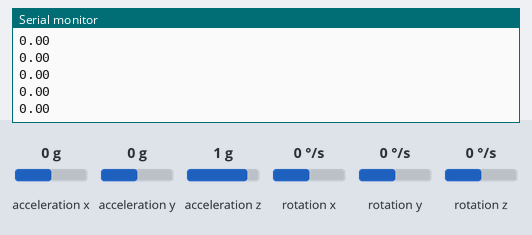
A sketch run on a simulated Arduino Uno, built with avr-gcc and run on an emulated ATmega328P. Shown: the last lines printed to the serial monitor. Wiring (inferred from the names in the program): ADXL345 accelerometer at I2C address 0x53; ITG-3200 gyroscope at I2C address 0x68. Inputs (shaded band) come from the test bench; at power-on: rotation x 0 °/s, acceleration x 0 g, acceleration y 0 g, acceleration z 1 g, rotation y 0 °/s, rotation z 0 °/s.

Above: at 4.7 s.
4.8 s: rotation x set to -192 °/s
At 4.89 s:
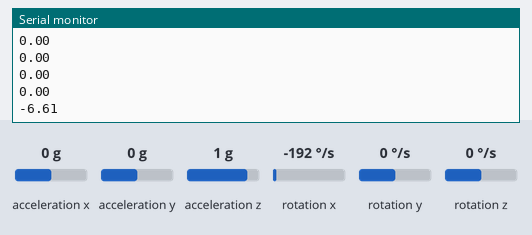
6.3 s: acceleration x set to -1.4 g
At 6.35 s:
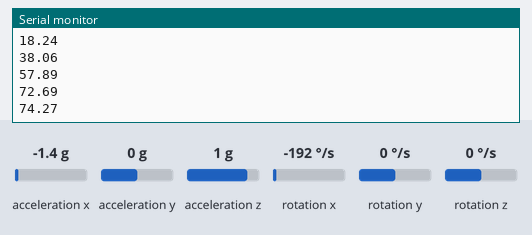
7.8 s: acceleration y set to -1.4 g
At 7.81 s:
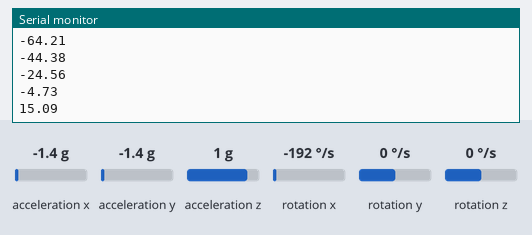
9.3 s: acceleration z set to -1.4 g
At 9.38 s:
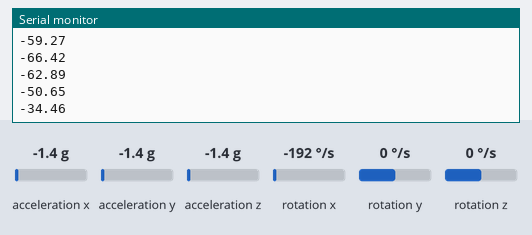
10.8 s: rotation y set to -192 °/s
At 10.85 s:
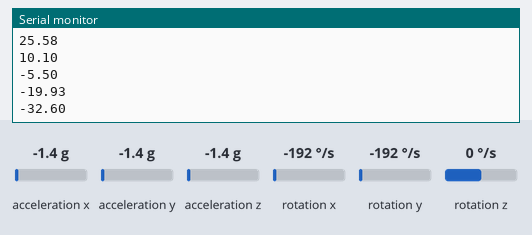
Timing chart, 0 to 13.3 s (numbered marks = the images above; inputs shaded):
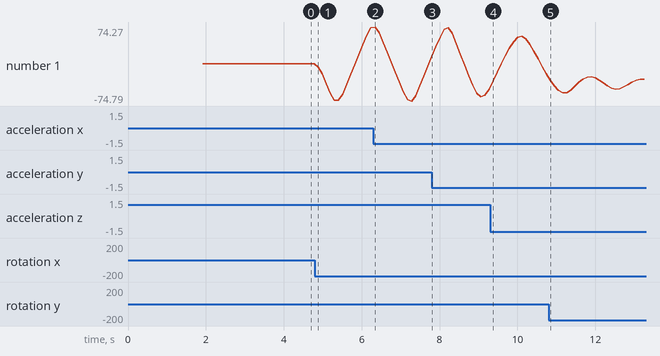

The sketch:

IMU.ino
```cpp
// LIBRARIES
#include <Wire.h>
#include <FreeSixIMU.h>
#include <FIMU_ADXL345.h>
#include <FIMU_ITG3200.h>

FreeSixIMU IMU = FreeSixIMU();

const int AvgAngles = 3;
// float prevTargetAngle = 0;
// float targetAngle = 0;


/* UPDATE IMU ANGLE
 ---------------------------- */
float angles[5];
float currAngle, prevAngle;
float prevAngles[AvgAngles];
int prevAngleI = 0;
float anglesSum = 0;

/* CALIBRATE IMU ANGLE
 ---------------------------- */
float calibrateSum = 0;
float zeroAngle = 0;
const int CALIBRATE_NUM_TIMES = 200;

// // time vars
// int currTime = 0;
// int prevTime = 0;

// float errorSum = 0;
// float currError = 0;
// float prevError = 0;
// float iTerm = 0;
// float dTerm = 0;
// float pTerm = 0;

// //Location PID CONTROL - These are the PID control for the robot trying to hold its location.
//   float Lp = 0.5;
//   float Li = 0.05;
//   float Ld = 0.4;
//   float offsetLoc = 0;
//   float pT,iT,dT = 0;
//   float errorS = 0;
//   float prevE = 0;

// FUNCTION PROTOTYPES
void calibrateIMU();
void updateAngle();
float readIMU_Y();

void setup() {
  // Serial Connection
  Serial.begin(9600);

  // IMU Connection
  Wire.begin();

  delay(5);
  IMU.init(); // Begin the IMU
  delay(5);

  calibrateIMU();
}

void loop() {
  updateAngle();
  Serial.println(currAngle);
  delay(100);
}

void calibrateIMU() {
  for (int i = 0; i < CALIBRATE_NUM_TIMES; i++) {
    calibrateSum += readIMU_Y();
    Serial.println(readIMU_Y());
  }
  zeroAngle = calibrateSum / CALIBRATE_NUM_TIMES;

  Serial.println("--------------- CALIBRATED ---------------");
  Serial.println(zeroAngle);
  Serial.println("--------------- CALIBRATED ---------------");
}

void updateAngle() {
  prevAngles[prevAngleI] = readIMU_Y(); // put pitch in prevAngles array
  prevAngleI = (prevAngleI + 1) % AvgAngles; // increment prevAngleI index in prevAngles array

  anglesSum = 0;
  for (int i = 0; i < AvgAngles; i++) // average all angles in prevAngles array
      anglesSum += prevAngles[i];
  currAngle = anglesSum / AvgAngles;

  // prevAngle = currAngle; // unused???
}

float readIMU_Y() {
  IMU.getYawPitchRoll(angles);
  return angles[2];
}
```

Measured:
- after the input at 4.8 s, the serial monitor: prints a new line after 0.08 s (image 1)
- after the input at 9.3 s, the serial monitor: prints a new line after 0.08 s (image 4)
- after the input at 10.8 s, the serial monitor: prints a new line at once (image 5)
- plotted number 1: 0 → 72.69 after the input at 4.8 s, 72.69 → -4.73 after the input at 6.3 s, -4.73 → -50.65 after the input at 7.8 s, -50.65 → -19.93 after the input at 9.3 s, -19.93 → -31.46 after the input at 10.8 s
